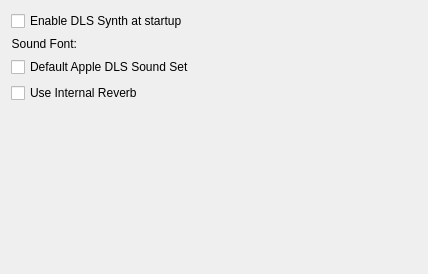
<?xml version="1.0" encoding="UTF-8"?>
<ui version="4.0">
 <class>prefs_synth</class>
 <widget class="QWidget" name="prefs_synth">
  <property name="geometry">
   <rect>
    <x>0</x>
    <y>0</y>
    <width>428</width>
    <height>274</height>
   </rect>
  </property>
  <layout class="QGridLayout" name="gridLayout">
   <item row="0" column="0" colspan="2">
    <widget class="QCheckBox" name="kcfg_exec_dls">
     <property name="enabled">
      <bool>true</bool>
     </property>
     <property name="text">
      <string>Enable DLS Synth at startup</string>
     </property>
    </widget>
   </item>
   <item row="1" column="0">
    <widget class="QLabel" name="label_3">
     <property name="text">
      <string>Sound Font:</string>
     </property>
     <property name="alignment">
      <set>Qt::AlignRight|Qt::AlignTrailing|Qt::AlignVCenter</set>
     </property>
    </widget>
   </item>
   <item row="1" column="1">
    <widget class="KUrlRequester" name="kcfg_soundfont_dls">
     <property name="enabled">
      <bool>true</bool>
     </property>
     <property name="sizePolicy">
      <sizepolicy hsizetype="Expanding" vsizetype="Preferred">
       <horstretch>0</horstretch>
       <verstretch>0</verstretch>
      </sizepolicy>
     </property>
     <property name="filter">
      <string notr="true">*.sf2 *.dls</string>
     </property>
    </widget>
   </item>
   <item row="2" column="0" colspan="2">
    <widget class="QCheckBox" name="kcfg_default_dls">
     <property name="text">
      <string>Default Apple DLS Sound Set</string>
     </property>
    </widget>
   </item>
   <item row="3" column="0" colspan="2">
    <widget class="QCheckBox" name="kcfg_reverb_dls">
     <property name="text">
      <string>Use Internal Reverb</string>
     </property>
    </widget>
   </item>
   <item row="4" column="0" colspan="2">
    <spacer name="verticalSpacer">
     <property name="orientation">
      <enum>Qt::Vertical</enum>
     </property>
     <property name="sizeHint" stdset="0">
      <size>
       <width>20</width>
       <height>256</height>
      </size>
     </property>
    </spacer>
   </item>
  </layout>
 </widget>
 <customwidgets>
  <customwidget>
   <class>KUrlRequester</class>
   <extends>QFrame</extends>
   <header>kurlrequester.h</header>
  </customwidget>
 </customwidgets>
 <resources/>
 <connections>
  <connection>
   <sender>kcfg_default_dls</sender>
   <signal>toggled(bool)</signal>
   <receiver>kcfg_soundfont_dls</receiver>
   <slot>setDisabled(bool)</slot>
   <hints>
    <hint type="sourcelabel">
     <x>127</x>
     <y>80</y>
    </hint>
    <hint type="destinationlabel">
     <x>174</x>
     <y>51</y>
    </hint>
   </hints>
  </connection>
 </connections>
</ui>
